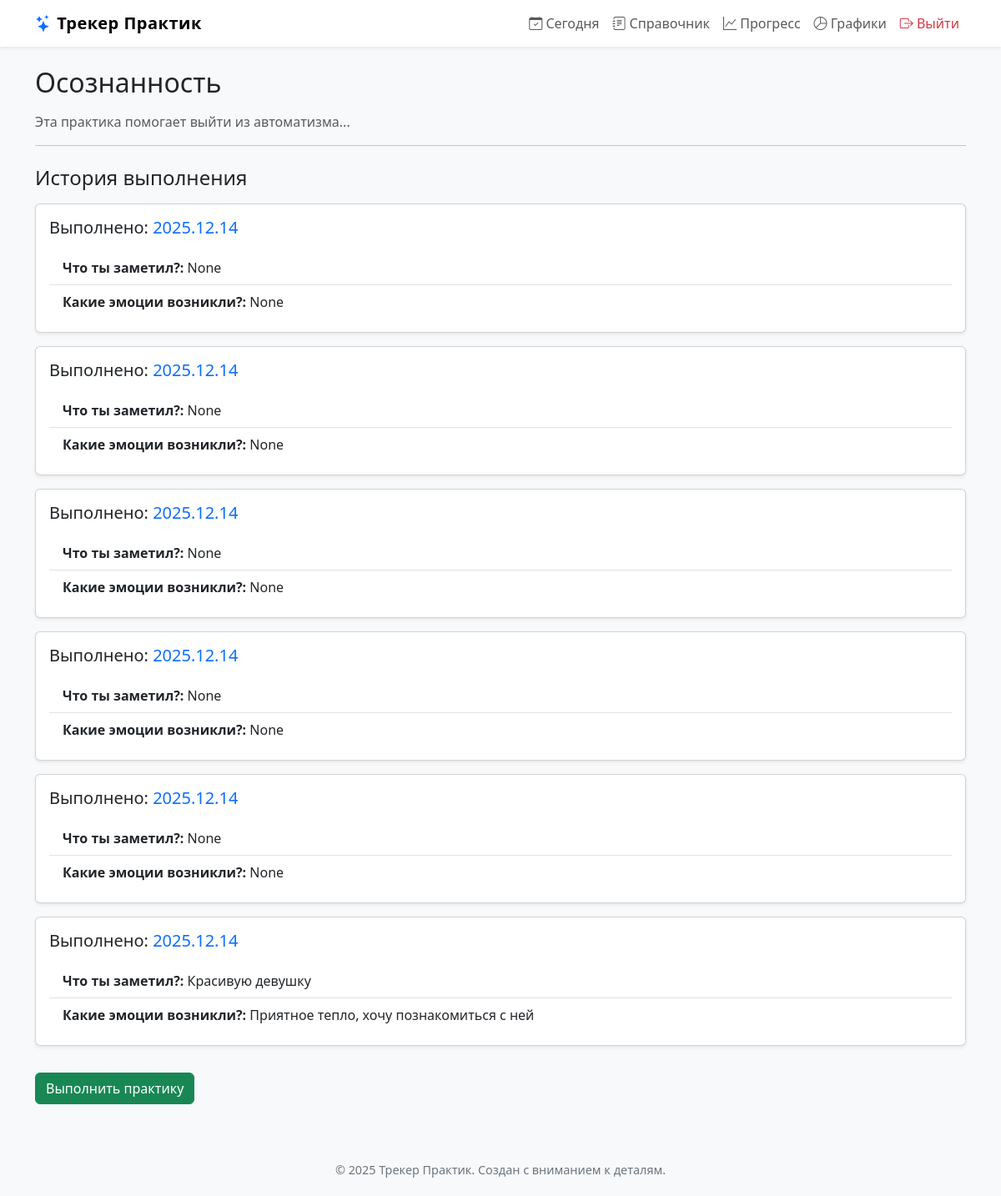
Screenshot of /practice/1/detail (signed in) with the database file from the repository.
### models.py (models this page shows)
class Practice(db.Model):
    __tablename__ = "practice"
    id = db.Column(db.Integer, primary_key=True)
    title = db.Column(db.String(200), nullable=False)
    description = db.Column(db.String(500))
    quote = db.Column(db.String(500))
    form_schema_json = db.Column(db.Text)

class PracticeEntry(db.Model):
    __tablename__ = "practice_entry"
    id = db.Column(db.Integer, primary_key=True)
    practice_id = db.Column(db.Integer, db.ForeignKey("practice.id"), nullable=False)
    entry_date = db.Column(db.String(20), nullable=False)
    fields_json = db.Column(db.Text)
    @property
    def fields(self):
        if not self.fields_json:
            return {}
        return json.loads(self.fields_json)

### app.py (the view)
@app.route("/practice/<int:pid>/detail")
@login_required
def practice_detail(pid):
    practice = Practice.query.get_or_404(pid)
    entries = PracticeEntry.query.filter_by(practice_id=pid).all()
    schema = json.loads(practice.form_schema_json)
    return render_template("practice_detail.html", practice=practice, entries=entries, schema=schema)

### app.py (called while the page is built)
@login_manager.user_loader
def load_user(user_id):
    return User.query.get(int(user_id))

@app.context_processor
def inject_year():
    return {"current_year": datetime.now().year}

### templates/practice_detail.html
{% extends "layout.html" %}
{% block content %}
<div class="container mt-4">
    <h2 class="mb-3">{{ practice.title }}</h2>
    <p class="text-muted">{{ practice.description }}</p>
    <hr>
    <h4 class="mt-4 mb-3">История выполнения</h4>
    {% if entries %}
        {% for entry in entries|sort(attribute="entry_date", reverse=True) %}
            {% set data = entry.fields %}
            <div class="card mb-3 shadow-sm">
                <div class="card-body">
                    <h5 class="card-title">
                        Выполнено:
                        <span class="text-primary">
                            {{ entry.entry_date | replace("-", ".") }}
                        </span>
                    </h5>
                    <ul class="list-group list-group-flush mt-3">
                        {% for field in schema %}
                            <li class="list-group-item">
                                <strong>{{ field.label }}:</strong>
                                {{ data[field.key] }}
                            </li>
                        {% endfor %}
                    </ul>
                </div>
            </div>
        {% endfor %}
    {% else %}
        <p class="text-muted">Пока нет записей. Выполни практику сегодня!</p>
    {% endif %}
    <a href="{{ url_for('practice_form', pid=practice.id) }}" class="btn btn-success mt-3">
        Выполнить практику
    </a>
</div>
{% endblock %}

### templates/layout.html (shortened to what this page needs)
<!DOCTYPE html>
<html lang="ru">
<head>
    <link href="https://cdn.jsdelivr.net/npm/bootstrap@5.3.2/dist/css/bootstrap.min.css" rel="stylesheet">
    <link href="https://cdn.jsdelivr.net/npm/bootstrap-icons@1.11.1/font/bootstrap-icons.css" rel="stylesheet">
</head>
<body class="fade-in">
<nav class="navbar navbar-expand-lg navbar-light bg-white shadow-sm">
    <div class="container">
        <a class="navbar-brand" href="{{ url_for('welcome_page') }}">
            <i class="bi bi-stars text-primary"></i> Трекер Практик
        </a>
        <div class="collapse navbar-collapse" id="navbarNav">
            <ul class="navbar-nav ms-auto">
                {% if current_user.is_authenticated %}
                <li class="nav-item">
                    <a class="nav-link {% if request.endpoint == 'today_page' %}active{% endif %}"
                       href="{{ url_for('today_page') }}">
                        <i class="bi bi-calendar-check"></i> Сегодня
                    </a>
                </li>
                <li class="nav-item">
                    <a class="nav-link {% if request.endpoint == 'guide_page' %}active{% endif %}"
                       href="{{ url_for('guide_page') }}">
                        <i class="bi bi-journal-text"></i> Справочник
                    </a>
                </li>
                <li class="nav-item">
                    <a class="nav-link {% if request.endpoint == 'progress_page' %}active{% endif %}"
                       href="{{ url_for('progress_page') }}">
                        <i class="bi bi-graph-up"></i> Прогресс
                    </a>
                </li>
                <li class="nav-item">
                    <a class="nav-link {% if request.endpoint == 'charts_page' %}active{% endif %}"
                       href="{{ url_for('charts_page') }}">
                        <i class="bi bi-pie-chart"></i> Графики
                    </a>
                </li>
                <li class="nav-item">
                    <a class="nav-link text-danger" href="{{ url_for('logout_page') }}">
                        <i class="bi bi-box-arrow-right"></i> Выйти
                    </a>
                </li>
                {% endif %}
            </ul>
        </div>
    </div>
</nav>
<main class="mt-4">
    {% block content %}{% endblock %}
</main>
<footer class="footer mt-5">
    <div class="container">
        <p class="mb-0">
            © {{ current_year }} Трекер Практик.
            Создан с вниманием к деталям.
        </p>
    </div>
</footer>
</body>
</html>

### templates/layout.html (style rules this page uses)
body { background-color: #f8f9fa; }
.navbar-brand { font-weight: 700; letter-spacing: 0.5px; }
.footer { padding: 20px 0; text-align: center; color: #6c757d; font-size: 0.9rem; }
.fade-in { animation: fadeIn 0.4s ease-in-out; }

### rows the page displays
Practice: title "Осознанность", description "Эта практика помогает выйти из автоматизма..."
PracticeEntry: entry_date "2025.12.14", label "Что ты заметил?" "Какие эмоции возникли?", data "None" "None"
PracticeEntry: entry_date "2025.12.14", label "Что ты заметил?" "Какие эмоции возникли?", data "None" "None"
PracticeEntry: entry_date "2025.12.14", label "Что ты заметил?" "Какие эмоции возникли?", data "None" "None"
PracticeEntry: entry_date "2025.12.14", label "Что ты заметил?" "Какие эмоции возникли?", data "None" "None"
PracticeEntry: entry_date "2025.12.14", label "Что ты заметил?" "Какие эмоции возникли?", data "None" "None"
PracticeEntry: entry_date "2025.12.14", label "Что ты заметил?" "Какие эмоции возникли?", data "Красивую девушку" "Приятное тепло, хочу познакомиться с ней"
